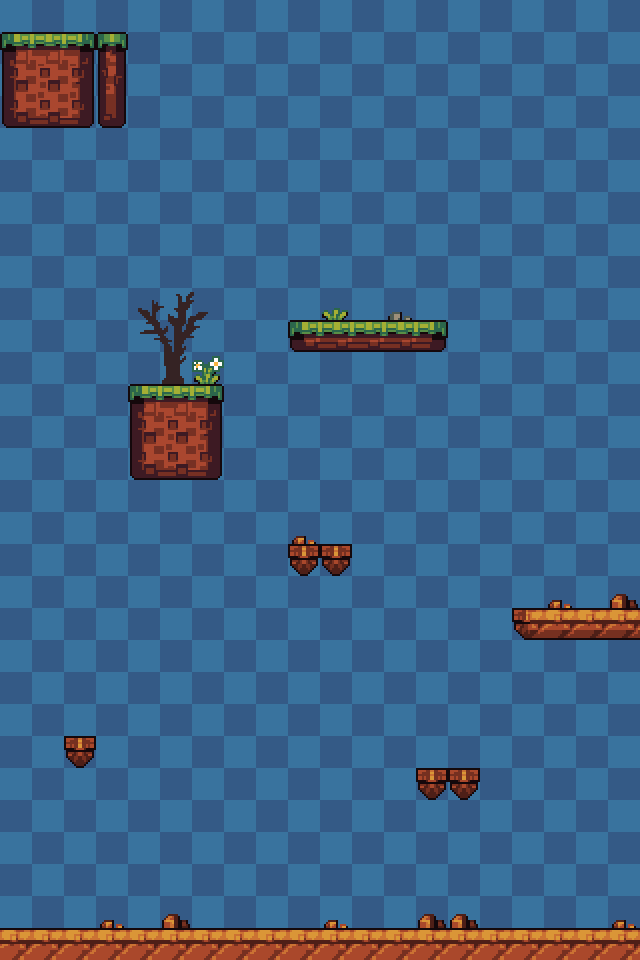

This is a level from a 2D game, rendered from its Tiled map with the project's own tilesets. A one-line summary and the complete map file follow:
An orthogonal 20x30 tile map with 32x32 px tiles, 3 tile layers (fond, main, obj) and 11 objects.

<map version="1.2" tiledversion="2018.12.22" orientation="orthogonal" renderorder="left-up" width="20" height="30" tilewidth="32" tileheight="32" infinite="0" nextlayerid="6" nextobjectid="13">
 <tileset firstgid="1" source="goodly-2x.tsx" />
 <layer id="3" name="fond" width="20" height="30" locked="1">
  <data encoding="csv">
193,194,193,194,193,194,193,194,193,194,193,194,193,194,193,194,193,194,193,194,
209,210,209,210,209,210,209,210,209,210,209,210,209,210,209,210,209,210,209,210,
193,194,193,194,193,194,193,194,193,194,193,194,193,194,193,194,193,194,193,194,
209,210,209,210,209,210,209,210,209,210,209,210,209,210,209,210,209,210,209,210,
193,194,193,194,193,194,193,194,193,194,193,194,193,194,193,194,193,194,193,194,
209,210,209,210,209,210,209,210,209,210,209,210,209,210,209,210,209,210,209,210,
193,194,193,194,193,194,193,194,193,194,193,194,193,194,193,194,193,194,193,194,
209,210,209,210,209,210,209,210,209,210,209,210,209,210,209,210,209,210,209,210,
193,194,193,194,193,194,193,194,193,194,193,194,193,194,193,194,193,194,193,194,
209,210,209,210,209,210,209,210,209,210,209,210,209,210,209,210,209,210,209,210,
193,194,193,194,193,194,193,194,193,194,193,194,193,194,193,194,193,194,193,194,
209,210,209,210,209,210,209,210,209,210,209,210,209,210,209,210,209,210,209,210,
193,194,193,194,193,194,193,194,193,194,193,194,193,194,193,194,193,194,193,194,
209,210,209,210,209,210,209,210,209,210,209,210,209,210,209,210,209,210,209,210,
193,194,193,194,193,194,193,194,193,194,193,194,193,194,193,194,193,194,193,194,
209,210,209,210,209,210,209,210,209,210,209,210,209,210,209,210,209,210,209,210,
193,194,193,194,193,194,193,194,193,194,193,194,193,194,193,194,193,194,193,194,
209,210,209,210,209,210,209,210,209,210,209,210,209,210,209,210,209,210,209,210,
193,194,193,194,193,194,193,194,193,194,193,194,193,194,193,194,193,194,193,194,
209,210,209,210,209,210,209,210,209,210,209,210,209,210,209,210,209,210,209,210,
193,194,193,194,193,194,193,194,193,194,193,194,193,194,193,194,193,194,193,194,
209,210,209,210,209,210,209,210,209,210,209,210,209,210,209,210,209,210,209,210,
193,194,193,194,193,194,193,194,193,194,193,194,193,194,193,194,193,194,193,194,
209,210,209,210,209,210,209,210,209,210,209,210,209,210,209,210,209,210,209,210,
193,194,193,194,193,194,193,194,193,194,193,194,193,194,193,194,193,194,193,194,
209,210,209,210,209,210,209,210,209,210,209,210,209,210,209,210,209,210,209,210,
193,194,193,194,193,194,193,194,193,194,193,194,193,194,193,194,193,194,193,194,
209,210,209,210,209,210,209,210,209,210,209,210,209,210,209,210,209,210,209,210,
193,194,193,194,193,194,193,194,193,194,193,194,193,194,193,194,193,194,193,194,
209,210,209,210,209,210,209,210,209,210,209,210,209,210,209,210,209,210,209,210
</data>
 </layer>
 <layer id="1" name="main" width="20" height="30">
  <data encoding="csv">
0,0,0,0,0,0,0,0,0,0,0,0,0,0,0,0,0,0,0,0,
17,18,19,20,0,0,0,0,0,0,0,0,0,0,0,0,0,0,0,0,
33,34,35,36,0,0,0,0,0,0,0,0,0,0,0,0,0,0,0,0,
49,50,51,52,0,0,0,0,0,0,0,0,0,0,0,0,0,0,0,0,
0,0,0,0,0,0,0,0,0,0,0,0,0,0,0,0,0,0,0,0,
0,0,0,0,0,0,0,0,0,0,0,0,0,0,0,0,0,0,0,0,
0,0,0,0,0,0,0,0,0,0,0,0,0,0,0,0,0,0,0,0,
0,0,0,0,0,0,0,0,0,0,0,0,0,0,0,0,0,0,0,0,
0,0,0,0,0,0,0,0,0,0,0,0,0,0,0,0,0,0,0,0,
0,0,0,0,0,0,0,0,0,0,0,0,0,0,0,0,0,0,0,0,
0,0,0,0,0,0,0,0,0,21,22,22,22,23,0,0,0,0,0,0,
0,0,0,0,0,0,0,0,0,0,0,0,0,0,0,0,0,0,0,0,
0,0,0,0,17,18,19,0,0,0,0,0,0,0,0,0,0,0,0,0,
0,0,0,0,33,34,35,0,0,0,0,0,0,0,0,0,0,0,0,0,
0,0,0,0,49,50,51,0,0,0,0,0,0,0,0,0,0,0,0,0,
0,0,0,0,0,0,0,0,0,0,0,0,0,0,0,0,0,0,0,0,
0,0,0,0,0,0,0,0,0,0,0,0,0,0,0,0,0,0,0,0,
0,0,0,0,0,0,0,0,0,74,74,0,0,0,0,0,0,0,0,0,
0,0,0,0,0,0,0,0,0,0,0,0,0,0,0,0,0,0,0,0,
0,0,0,0,0,0,0,0,0,0,0,0,0,0,0,0,93,94,94,94,
0,0,0,0,0,0,0,0,0,0,0,0,0,0,0,0,0,0,0,0,
0,0,0,0,0,0,0,0,0,0,0,0,0,0,0,0,0,0,0,0,
0,0,0,0,0,0,0,0,0,0,0,0,0,0,0,0,0,0,0,0,
0,0,74,0,0,0,0,0,0,0,0,0,0,0,0,0,0,0,0,0,
0,0,0,0,0,0,0,0,0,0,0,0,0,74,74,0,0,0,0,0,
0,0,0,0,0,0,0,0,0,0,0,0,0,0,0,0,0,0,0,0,
0,0,0,0,0,0,0,0,0,0,0,0,0,0,0,0,0,0,0,0,
0,0,0,0,0,0,0,0,0,0,0,0,0,0,0,0,0,0,0,0,
0,0,0,0,0,0,0,0,0,0,0,0,0,0,0,0,0,0,0,0,
90,90,90,90,90,90,90,90,90,90,90,90,90,90,90,90,90,90,90,90
</data>
 </layer>
 <layer id="4" name="obj" width="20" height="30" locked="1">
  <data encoding="csv">
0,0,0,0,0,0,0,0,0,0,0,0,0,0,0,0,0,0,0,0,
0,0,0,0,0,0,0,0,0,0,0,0,0,0,0,0,0,0,0,0,
0,0,0,0,0,0,0,0,0,0,0,0,0,0,0,0,0,0,0,0,
0,0,0,0,0,0,0,0,0,0,0,0,0,0,0,0,0,0,0,0,
0,0,0,0,0,0,0,0,0,0,0,0,0,0,0,0,0,0,0,0,
0,0,0,0,0,0,0,0,0,0,0,0,0,0,0,0,0,0,0,0,
0,0,0,0,0,0,0,0,0,0,0,0,0,0,0,0,0,0,0,0,
0,0,0,0,0,0,0,0,0,0,0,0,0,0,0,0,0,0,0,0,
0,0,0,0,0,0,0,0,0,0,0,0,0,0,0,0,0,0,0,0,
0,0,0,0,101,102,103,0,0,0,1,0,3,0,0,0,0,0,0,0,
0,0,0,0,117,118,119,0,0,0,0,0,0,0,0,0,0,0,0,0,
0,0,0,0,0,67,8,0,0,0,0,0,0,0,0,0,0,0,0,0,
0,0,0,0,0,0,0,0,0,0,0,0,0,0,0,0,0,0,0,0,
0,0,0,0,0,0,0,0,0,0,0,0,0,0,0,0,0,0,0,0,
0,0,0,0,0,0,0,0,0,0,0,0,0,0,0,0,0,0,0,0,
0,0,0,0,0,0,0,0,0,0,0,0,0,0,0,0,0,0,0,0,
0,0,0,0,0,0,0,0,0,73,0,0,0,0,0,0,0,0,0,0,
0,0,0,0,0,0,0,0,0,0,0,0,0,0,0,0,0,0,0,0,
0,0,0,0,0,0,0,0,0,0,0,0,0,0,0,0,0,73,0,75,
0,0,0,0,0,0,0,0,0,0,0,0,0,0,0,0,0,0,0,0,
0,0,0,0,0,0,0,0,0,0,0,0,0,0,0,0,0,0,0,0,
0,0,0,0,0,0,0,0,0,0,0,0,0,0,0,0,0,0,0,0,
0,0,0,0,0,0,0,0,0,0,0,0,0,0,0,0,0,0,0,0,
0,0,0,0,0,0,0,0,0,0,0,0,0,0,0,0,0,0,0,0,
0,0,0,0,0,0,0,0,0,0,0,0,0,0,0,0,0,0,0,0,
0,0,0,0,0,0,0,0,0,0,0,0,0,0,0,0,0,0,0,0,
0,0,0,0,0,0,0,0,0,0,0,0,0,0,0,0,0,0,0,0,
0,0,0,0,0,0,0,0,0,0,0,0,0,0,0,0,0,0,0,0,
0,0,0,73,0,75,0,0,0,0,73,0,0,75,75,0,0,0,0,73,
0,0,0,0,0,0,0,0,0,0,0,0,0,0,0,0,0,0,0,0
</data>
 </layer>
 <objectgroup id="5" name="Collider">
  <object id="1" x="0.0662732" y="32.2461" width="127.931" height="95.4317">
   <properties>
    <property name="collidable" type="bool" value="true" />
   </properties>
  </object>
  <object id="2" x="127.954" y="384.089" width="95.8624" height="95.9655">
   <properties>
    <property name="collidable" type="bool" value="true" />
   </properties>
  </object>
  <object id="3" x="288.105" y="320.077" width="159.798" height="31.7967">
   <properties>
    <property name="collidable" type="bool" value="true" />
   </properties>
  </object>
  <object id="4" x="287.805" y="543.805" width="64.1897" height="32.1096">
   <properties>
    <property name="collidable" type="bool" value="true" />
   </properties>
  </object>
  <object id="5" x="511.686" y="607.782" width="128.084" height="32.1971">
   <properties>
    <property name="collidable" type="bool" value="true" />
   </properties>
  </object>
  <object id="6" x="416.13" y="767.911" width="63.6311" height="31.8546">
   <properties>
    <property name="collidable" type="bool" value="true" />
   </properties>
  </object>
  <object id="7" x="64.1856" y="736.052" width="31.7799" height="31.8241">
   <properties>
    <property name="collidable" type="bool" value="true" />
   </properties>
  </object>
  <object id="8" x="-0.186067" y="927.667" width="639.956" height="32.0815">
   <properties>
    <property name="collidable" type="bool" value="true" />
   </properties>
  </object>
  <object id="9" x="-3.99331" y="-9.81841" width="644.379" height="9.81841">
   <properties>
    <property name="collidable" type="bool" value="true" />
   </properties>
  </object>
  <object id="11" x="-49.8657" y="-8.63061" width="48.269" height="967.587">
   <properties>
    <property name="collidable" type="bool" value="true" />
   </properties>
  </object>
  <object id="12" x="639.827" y="-8.60722" width="48.269" height="967.587">
   <properties>
    <property name="collidable" type="bool" value="true" />
   </properties>
  </object>
 </objectgroup>
</map>
